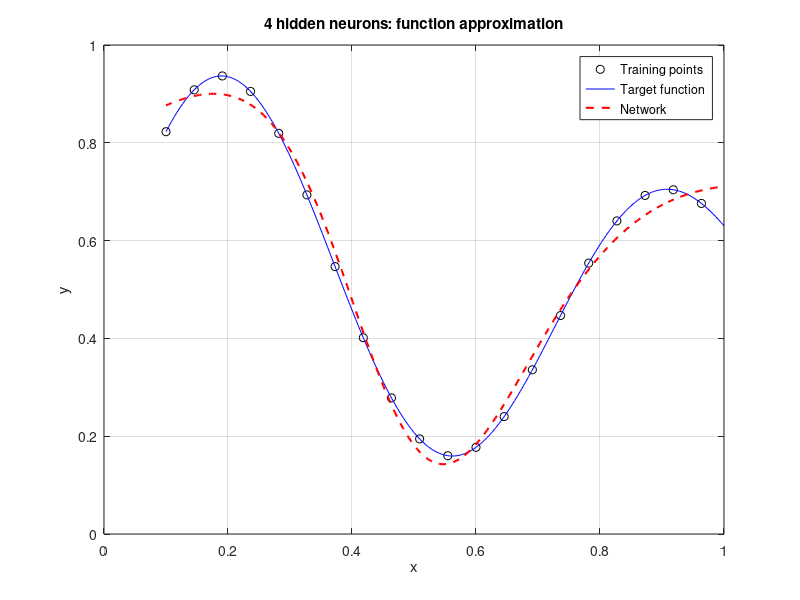
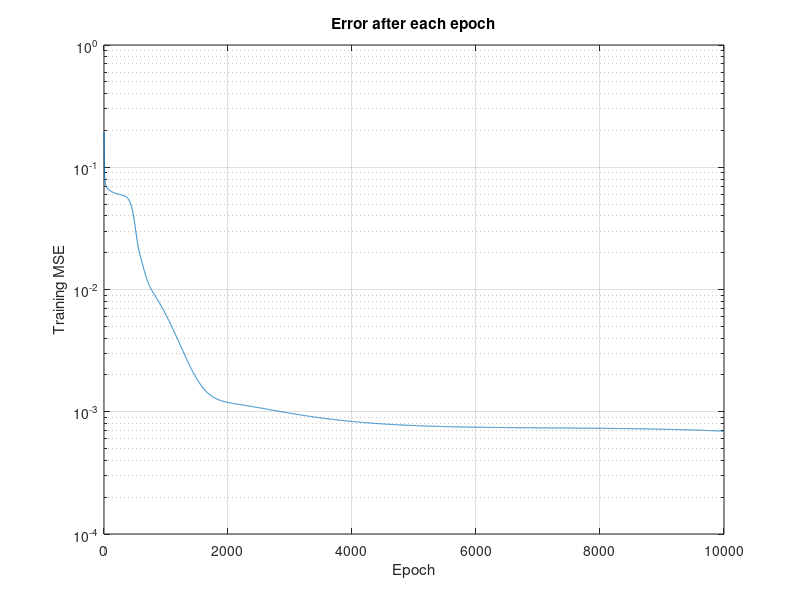

Write MATLAB code to recreate these figures, in order. (Note: this script raises an error after producing the figures.)
% Lab2: один вход, 4 скрытых нейрона tanh, один линейный выход.
% Отдельные переменные сохранены, как в исходном testing.m.
clear; clc; close all;
rng(1); % Повторяемые начальные веса.
x = 0.1:1/22:1;
target = (1 + 0.6*sin(2*pi*x/0.7) + 0.3*sin(2*pi*x)) / 2;
epoch = 10000;
eta = 0.1;

% Первый слой: у каждого нейрона свой входной вес и смещение.
w11_1 = rand(1);
b1_1 = 0;
w21_1 = rand(1);
w31_1 = rand(1);
w41_1 = rand(1);
b2_1 = 0;
b3_1 = 0;
b4_1 = 0;
% Второй слой: по одному весу от каждого скрытого нейрона.
w11_2 = rand(1);
w21_2 = rand(1);
w31_2 = rand(1);
w41_2 = rand(1);
b1_2 = 0;
Yinitial = zeros(size(x));
for i = 1:length(x)
    v1_1 = x(i)*w11_1 + b1_1;
    y1_1 = tanh(v1_1);
    v2_1 = x(i)*w21_1 + b2_1;
    v3_1 = x(i)*w31_1 + b3_1;
    v4_1 = x(i)*w41_1 + b4_1;
    y2_1 = tanh(v2_1);
    y3_1 = tanh(v3_1);
    y4_1 = tanh(v4_1);
    v1_2 = y1_1*w11_2 + y2_1*w21_2 + y3_1*w31_2 + y4_1*w41_2 + b1_2;
    y1_2 = v1_2; % Линейная активация выходного нейрона.
    Yinitial(i) = y1_2;
end
initialMSE = mean((target - Yinitial).^2);
loss = zeros(1, epoch);

for j = 1:epoch
    for i = 1:length(x)
        % 1. Прямой проход: взвешенные суммы, tanh, ответ сети.
        v1_1 = x(i)*w11_1 + b1_1;
        y1_1 = tanh(v1_1);
        v2_1 = x(i)*w21_1 + b2_1;
        v3_1 = x(i)*w31_1 + b3_1;
        v4_1 = x(i)*w41_1 + b4_1;
        y2_1 = tanh(v2_1);
        y3_1 = tanh(v3_1);
        y4_1 = tanh(v4_1);
        v1_2 = y1_1*w11_2 + y2_1*w21_2 + y3_1*w31_2 + y4_1*w41_2 + b1_2;
        y1_2 = v1_2; % Линейная активация выходного нейрона.
        % 2. Правильный ответ НЕ заменяем прогнозом сети.
        e = target(i) - y1_2;

        % 3. Все delta считаем ДО изменения любых весов.
        % Для E = 0.5*e^2 delta имеет знак минус градиента по v.
        delta1_2 = e;
        delta1_1 = (1 - y1_1^2)*delta1_2*w11_2;
        delta2_1 = (1 - y2_1^2)*delta1_2*w21_2;
        delta3_1 = (1 - y3_1^2)*delta1_2*w31_2;
        delta4_1 = (1 - y4_1^2)*delta1_2*w41_2;

        % 4. Выходной слой: старое значение ПЛЮС поправка.
        w11_2 = w11_2 + eta*delta1_2*y1_1;
        w21_2 = w21_2 + eta*delta1_2*y2_1;
        w31_2 = w31_2 + eta*delta1_2*y3_1;
        w41_2 = w41_2 + eta*delta1_2*y4_1;
        b1_2 = b1_2 + eta*delta1_2;

        % 5. Скрытый слой: обновляем его собственные веса и bias.
        w11_1 = w11_1 + eta*delta1_1*x(i);
        b1_1 = b1_1 + eta*delta1_1;
        w21_1 = w21_1 + eta*delta2_1*x(i);
        w31_1 = w31_1 + eta*delta3_1*x(i);
        w41_1 = w41_1 + eta*delta4_1*x(i);
        b2_1 = b2_1 + eta*delta2_1;
        b3_1 = b3_1 + eta*delta3_1;
        b4_1 = b4_1 + eta*delta4_1;
    end

    % MSE после эпохи: все точки проверяются с одними текущими весами.
    Ytrain = zeros(size(x));
    for i = 1:length(x)
        v1_1 = x(i)*w11_1 + b1_1;
        y1_1 = tanh(v1_1);
        v2_1 = x(i)*w21_1 + b2_1;
        v3_1 = x(i)*w31_1 + b3_1;
        v4_1 = x(i)*w41_1 + b4_1;
        y2_1 = tanh(v2_1);
        y3_1 = tanh(v3_1);
        y4_1 = tanh(v4_1);
        v1_2 = y1_1*w11_2 + y2_1*w21_2 + y3_1*w31_2 + y4_1*w41_2 + b1_2;
        y1_2 = v1_2; % Линейная активация выходного нейрона.
        Ytrain(i) = y1_2;
    end
    loss(j) = mean((target - Ytrain).^2);
end

% Более плотная сетка показывает поведение между учебными точками.
% Здесь нет обучения. Это проверка аппроксимации, не независимый test set.
x_naujas = linspace(0.1, 1, 201);
target_naujas = (1 + 0.6*sin(2*pi*x_naujas/0.7) ...
    + 0.3*sin(2*pi*x_naujas)) / 2;
Y = zeros(size(x_naujas));
for i = 1:length(x_naujas)
    v1_1 = x_naujas(i)*w11_1 + b1_1;
    y1_1 = tanh(v1_1);
    v2_1 = x_naujas(i)*w21_1 + b2_1;
    v3_1 = x_naujas(i)*w31_1 + b3_1;
    v4_1 = x_naujas(i)*w41_1 + b4_1;
    y2_1 = tanh(v2_1);
    y3_1 = tanh(v3_1);
    y4_1 = tanh(v4_1);
    v1_2 = y1_1*w11_2 + y2_1*w21_2 + y3_1*w31_2 + y4_1*w41_2 + b1_2;
    y1_2 = v1_2; % Линейная активация выходного нейрона.
    Y(i) = y1_2;
end
fprintf('Hidden neurons: 4\n');
fprintf('Initial training MSE: %.8f\n', initialMSE);
fprintf('Final training MSE: %.8f\n', loss(end));
fprintf('Dense-grid MSE: %.8f\n', mean((target_naujas - Y).^2));

figure;
plot(x, target, 'ko', x_naujas, target_naujas, 'b-', ...
    x_naujas, Y, 'r--', 'LineWidth', 1.5);
legend('Training points', 'Target function', 'Network', 'Location', 'best');
xlabel('x'); ylabel('y'); grid on;
title('4 hidden neurons: function approximation');
figure;
semilogy(1:epoch, loss);
xlabel('Epoch'); ylabel('Training MSE'); grid on;
title('Error after each epoch');

% Проверка на новых входах с тем же шагом; веса не меняются.
addpath(fileparts(fileparts(mfilename('fullpath'))));
[x_test, target_test, Y_test, mse_test] = test_network( ...
    [w11_1; w21_1; w31_1; w41_1], [b1_1; b2_1; b3_1; b4_1], ...
    [w11_2, w21_2, w31_2, w41_2], b1_2, 0.05, 1/22, 1);
